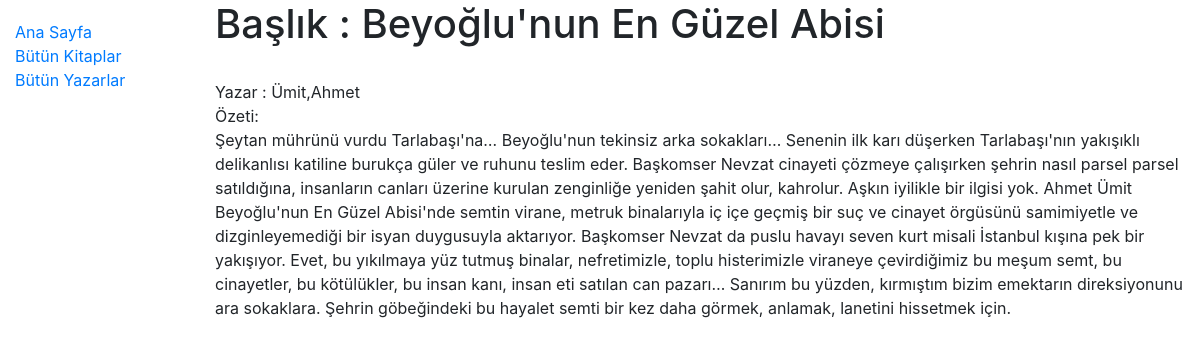
Page /katalog/kitap/1/ on the committed database.
### katalog/models.py (models this page shows, shortened)
class Kitap(models.Model):
    baslik = models.CharField(max_length=200)
    yazar = models.ForeignKey('Yazar',on_delete=models.SET_NULL,null=True)
    ozet = models.TextField(max_length=1000)
    isbn = models.CharField('ISBN',max_length=13)
    tur = models.ManyToManyField(Tur)

class Yazar(models.Model):
    adi = models.CharField(max_length=100)
    soyadi = models.CharField(max_length=100)
    dogum_tarihi = models.DateField(null=True,blank=True)
    olum_tarihi = models.DateField('Öldü',null=True,blank=True)
    class Meta:
        ordering = ['soyadi','adi']
    def __str__(self):
        return f'{self.soyadi},{self.adi}'

### katalog/views.py (the view)
# urls.py: path('kitap/<int:pk>/',views.kitapDetay,name="kitap_detay"),
def kitapDetay(request,pk):
    k = get_object_or_404(Kitap,pk=pk)
    return render(request,"kitaplar/kitap_detay.html",{'kitap':k})

### katalog/templates/kitaplar/kitap_detay.html
{% extends '../ana.html' %}
{% block icerik_kisim %}
<h1> Başlık : {{kitap.baslik}}</h1>
<br>Yazar : {{kitap.yazar}}
<br>Özeti:<br>
<p>{{kitap.ozet}}</p>
{% endblock  %}

### rows in the picture
Kitap: baslik "Beyoğlu'nun En Güzel Abisi", yazar "Ümit,Ahmet", ozet "Şeytan mührünü vurdu Tarlabaşı'na… Beyoğlu'nun tekinsiz arka sokakları… Senenin ilk karı düşerken Tarlabaşı'nın yakışıklı delikanlısı katiline burukça güler ve ruhunu teslim eder. Başkomser Nevzat cinayeti çözmeye çalışırken şehrin nasıl parsel parsel satıldığına, insanların canları üzerine kurulan zenginliğe yeniden şahit olur, kahrolur. Aşkın iyilikle bir ilgisi yok. Ahmet Ümit Beyoğlu'nun En Güzel Abisi'nde semtin virane, metruk binalarıyla iç içe geçmiş bir suç ve cinayet örgüsünü samimiyetle ve dizginleyemediği bir isyan duygusuyla aktarıyor. Başkomser Nevzat da puslu havayı seven kurt misali İstanbul kışına pek bir yakışıyor. Evet, bu yıkılmaya yüz tutmuş binalar, nefretimizle, toplu…"
